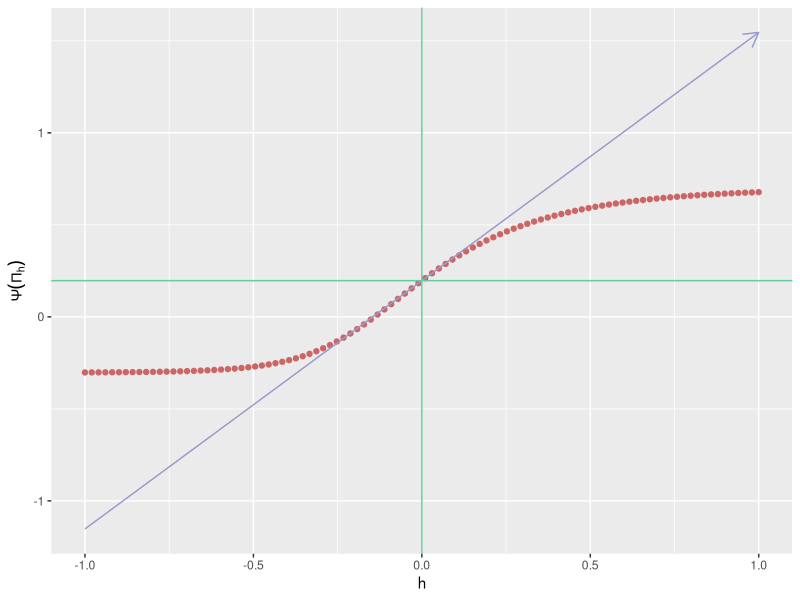
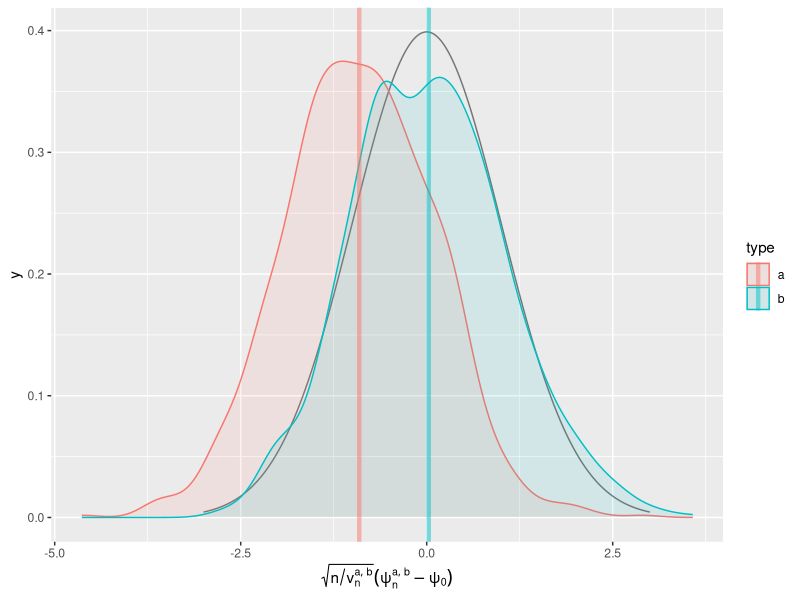

Write R code to recreate these figures, in order. (Note: this script raises an error after producing the figures.)
## ----setup, echo = FALSE-------------------------------------------------
knitr::opts_chunk$set(
  fig.height = 4, 
  fig.path = 'img/',
  fig.width = 12,
  message = FALSE,
  size = "tiny",
  warning = FALSE,
  warnings = FALSE
)

## ----visible-setup-------------------------------------------------------
set.seed(54321) ## because reproducibility matters...
suppressMessages(library(R.utils)) ## make sure it is installed
suppressMessages(library(tidyverse)) ## make sure it is installed
suppressMessages(library(ggplot2)) ## make sure it is installed
suppressMessages(library(caret)) ## make sure it is installed
expit <- plogis
logit <- qlogis

## ----simulation----------------------------------------------------------
draw_from_experiment <- function(n, full = FALSE) {
  ## preliminary
  n <- Arguments$getInteger(n, c(1, Inf))
  full <- Arguments$getLogical(full)
  ## ## 'Gbar' and 'Qbar' factors
  Gbar <- function(W) {
    expit(-0.2 + 3 * sqrt(W) - 1.5 * W)
  }
  Qbar <- function(AW) {
    A <- AW[, 1]
    W <- AW[, 2]
    ## A * cos((1 + W) * pi / 5) + (1 - A) * sin((1 + W^2) * pi / 4)
    A * (cos((1 + W) * pi / 5) + (1/3 <= W & W <= 1/2) / 10) +
      (1 - A) * (sin(4 * W^2 * pi) / 4 + 1/2) 
  }
  ## sampling
  ## ## context
  W <- runif(n)
  ## ## counterfactual rewards
  zeroW <- cbind(A = 0, W)
  oneW <- cbind(A = 1, W)
  Qbar.zeroW <- Qbar(zeroW)
  Qbar.oneW <- Qbar(oneW)
  Yzero <- rbeta(n, shape1 = 2, shape2 = 2 * (1 - Qbar.zeroW) / Qbar.zeroW)
  Yone <- rbeta(n, shape1 = 3, shape2 = 3 * (1 - Qbar.oneW) / Qbar.oneW)
  ## ## action undertaken
  A <- rbinom(n, size = 1, prob = Gbar(W))
  ## ## actual reward
  Y <- A * Yone + (1 - A) * Yzero
  ## ## observation
  if (full) {
    obs <- cbind(W = W, Yzero = Yzero, Yone = Yone, A = A, Y = Y)
  } else {
    obs <- cbind(W = W, A = A, Y = Y)
  }
  attr(obs, "Gbar") <- Gbar
  attr(obs, "Qbar") <- Qbar
  attr(obs, "QW") <- dunif
  ##
  return(obs)
}

## ----draw-five-obs-------------------------------------------------------
(five_obs <- draw_from_experiment(5))

## ----DAG-----------------------------------------------------------------
## plot the causal diagram

## ----approx-psi-zero-a---------------------------------------------------
B <- 1e6 ## Antoine: 1e6 eventually
full_obs <- draw_from_experiment(B, full = TRUE)
(psi_hat <- mean(full_obs[, "Yone"] - full_obs[, "Yzero"]))

## ----approx-psi-zero-b---------------------------------------------------
sd_hat <- sd(full_obs[, "Yone"] - full_obs[, "Yzero"])
alpha <- 0.05
(psi_CI <- psi_hat + c(-1, 1) * qnorm(1 - alpha / 2) * sd_hat / sqrt(B))

## ----another-simulation--------------------------------------------------
draw_from_another_experiment <- function(n, h = 0) {
  ## preliminary
  n <- Arguments$getInteger(n, c(1, Inf))
  h <- Arguments$getNumeric(h)
  ## ## 'Gbar' and 'Qbar' factors
  Gbar <- function(W) {
    sin((1 + W) * pi / 6)
  }
  Qbar <- function(AW, hh = h) {
    A <- AW[, 1]
    W <- AW[, 2]
    expit( logit( A *  W + (1 - A) * W^2 ) +
           hh * 10 * sqrt(W) * A )
  }
  ## sampling
  ## ## context
  W <- runif(n, min = 1/10, max = 9/10)
  ## ## action undertaken
  A <- rbinom(n, size = 1, prob = Gbar(W))
  ## ## reward
  shape1 <- 4
  QAW <- Qbar(cbind(A, W))
  Y <- rbeta(n, shape1 = shape1, shape2 = shape1 * (1 - QAW) / QAW)
  ## ## observation
  obs <- cbind(W = W, A = A, Y = Y)
  attr(obs, "Gbar") <- Gbar
  attr(obs, "Qbar") <- Qbar
  attr(obs, "QW") <- function(x){dunif(x, min = 1/10, max = 9/10)}
  attr(obs, "shape1") <- shape1
  ##
  return(obs)
}

## ----approx-psi-one------------------------------------------------------
five_obs_from_another_experiment <- draw_from_another_experiment(5)
integrand <- function(w) {
  Qbar <- attr(five_obs_from_another_experiment, "Qbar")
  QW <- attr(five_obs_from_another_experiment, "QW")
  ( Qbar(cbind(1, w)) - Qbar(cbind(0, w)) ) * QW(w)
}
(psi_Pi_zero <- integrate(integrand, lower = 0, upper = 1)$val)

## ----psi-approx-psi-one,  fig.cap =  "Evolution of statistical parameter $\\Psi$ along fluctuation $\\{\\Pi_{h} : h \\in H\\}$."----
approx <- seq(-1, 1, length.out = 1e2)
psi_Pi_h <- sapply(approx, function(t) {
  obs_from_another_experiment <- draw_from_another_experiment(1, h = t)
  integrand <- function(w) {
    Qbar <- attr(obs_from_another_experiment, "Qbar")
    QW <- attr(obs_from_another_experiment, "QW")
    ( Qbar(cbind(1, w)) - Qbar(cbind(0, w)) ) * QW(w)
  }
  integrate(integrand, lower = 0, upper = 1)$val  
})
slope_approx <- (psi_Pi_h - psi_Pi_zero) / approx
slope_approx <- slope_approx[min(which(approx > 0))]
ggplot() +
  geom_point(data = data.frame(x = approx, y = psi_Pi_h), aes(x, y),
             color = "#CC6666") +
  geom_segment(aes(x = -1, y = psi_Pi_zero - slope_approx,
                   xend = 1, yend = psi_Pi_zero + slope_approx),
               arrow = arrow(length = unit(0.03, "npc")),
               color = "#9999CC") +
  geom_vline(xintercept = 0, color = "#66CC99") +
  geom_hline(yintercept = psi_Pi_zero, color = "#66CC99") +
  labs(x = "h", y = expression(Psi(Pi[h]))) 

## ----eic-----------------------------------------------------------------
eic <- function(obs, psi) {
  Qbar <- attr(obs, "Qbar")
  Gbar <- attr(obs, "Gbar")
  QAW <- Qbar(obs[, c("A", "W")])
  gW <- Gbar(obs[, "W"])
  lgAW <- obs[, "A"] * gW + (1 - obs[, "A"]) * (1 - gW)
  ( Qbar(cbind(1, obs[, "W"])) - Qbar(cbind(0, obs[, "W"])) - psi ) +
    (2 * obs[, "A"] - 1) / lgAW * (obs[, "Y"] - QAW)
}

(eic(five_obs, psi = psi_hat))
(eic(five_obs_from_another_experiment, psi = psi_Pi_zero))

## ----cramer-rao----------------------------------------------------------
obs <- draw_from_experiment(B)
(cramer_rao_hat <- var(eic(obs, psi = psi_hat)))

## ----cramer-rao-another-experiment---------------------------------------
obs_from_another_experiment <- draw_from_another_experiment(B)
(cramer_rao_Pi_zero_hat <- var(eic(obs_from_another_experiment, psi = 59/300)))
(ratio <- sqrt(cramer_rao_Pi_zero_hat/cramer_rao_hat))

## ----recover-slope-------------------------------------------------------
sigma0_draw_from_another_experiment <- function(obs) { 
  ## preliminary
  Qbar <- attr(obs, "Qbar")
  QAW <- Qbar(obs[, c("A", "W")])
  shape1 <- Arguments$getInteger(attr(obs, "shape1"), c(1, Inf))
  ## computations
  betaAW <- shape1 * (1 - QAW) / QAW
  out <- log(1 - obs[, "Y"])
  for (int in 1:shape1) {
    out <- out + 1/(int - 1 + betaAW)
  }
  out <- - out * shape1 * (1 - QAW) / QAW * 10 * sqrt(obs[, "W"]) * obs[, "A"]
  ## no need to center given how we will use it
  return(out)
}

vars <- eic(obs_from_another_experiment, psi = 59/300) *
  sigma0_draw_from_another_experiment(obs_from_another_experiment)
sd_hat <- sd(vars)
(slope_hat <- mean(vars))
(slope_CI <- slope_hat + c(-1, 1) * qnorm(1 - alpha / 2) * sd_hat / sqrt(B))

## ----known-Gbar-one-a----------------------------------------------------
Gbar <- attr(obs, "Gbar")

iter <- 1e3

## ----known-Gbar-one-b, fig.cap = "Kernel density estimators of the law of two estimators of $\\psi_{0}$ (recentered and renormalized), one of them misconceived (a), the other assuming that $\\Gbar_{0}$ is known (b). Built based on `iter` independent realizations of each estimator."----
psi_hat_ab <- obs %>% as_tibble() %>% mutate(id = 1:n() %% iter) %>%
  mutate(lgAW = A * Gbar(W) + (1 - A) * (1 - Gbar(W))) %>% group_by(id) %>%
  summarize(est_a = mean(Y[A==1]) - mean(Y[A==0]),
            est_b = mean(Y * (2 * A - 1) / lgAW),
            std_b = sd(Y * (2 * A - 1) / lgAW) / sqrt(n()),
            clt_b = (est_b - psi_hat) / std_b)
std_a <- sd(psi_hat_ab$est_a)
psi_hat_ab <- psi_hat_ab %>%
  mutate(std_a = std_a,
         clt_a = (est_a - psi_hat) / std_a) %>% 
  gather(key, value, -id) %>%
  extract(key, c("what", "type"), "([^_]+)_([ab])") %>%
  spread(what, value)

(bias_ab <- psi_hat_ab %>% group_by(type) %>% summarise(bias = mean(clt)))

debug(ggplot2::stat_density)
fig <- ggplot() +
  geom_line(aes(x = x, y = y), 
            data = tibble(x = seq(-3, 3, length.out = 1e3),
                          y = dnorm(x)),
            linetype = 1, alpha = 0.5) +
  geom_density(aes(clt, fill = type, colour = type),
               psi_hat_ab, alpha = 0.1) +
  geom_vline(aes(xintercept = bias, colour = type),
             bias_ab, size = 1.5, alpha = 0.5)
  
fig +
  labs(x = expression(paste(sqrt(n/v[n]^{list(a, b)})*(psi[n]^{list(a, b)} - psi[0]))))

## ----unknown-Gbar-one----------------------------------------------------
estimate_G <- function(dat, algorithm, ...) {
  if (!attr(algorithm, "ML")) {
    fit <- working_model_G[[1]](formula = working_model_G[[2]], data = dat)
    Ghat <- function(newdata) {
      predict(fit, newdata, type = "response")
    }
  } else {
    fit <- algorithm(dat, ...)
    Qhat <- function(newdata) {
      caret::predict.train(fit, newdata)
    }
  }
  return(Ghat)
}

predict_lGAW <- function(A, W, algorithm, threshold = 0.05, ...) {
  ## a wrapper to use in a call to 'mutate'
  ## (a) fit the working model
  dat <- data.frame(A = A, W = W)
  Ghat <- estimate_G(dat, algorithm, ...)
  ## (b) make predictions based on the fit
  Ghat_W <- Ghat(dat)
  lGAW <- A * Ghat_W + (1 - A) * (1 - Ghat_W)
  pmin(1 - threshold, pmax(lGAW, threshold))
}

## ----unknown-Gbar-two----------------------------------------------------
working_model_G_one <- list(
  model = function(...) {glm(family = binomial(), ...)},
  formula = as.formula(
    paste("A ~",
          paste("I(W^", seq(1/2, 2, by = 1/2), sep = "", collapse = ") + "),
          ")")
  ))
attr(working_model_G_one, "ML") <- FALSE
working_model_G_one$formula

## ----unknown-Gbar-two-bis------------------------------------------------
psi_hat_c <- obs %>% as_tibble() %>% mutate(id = 1:n() %% iter) %>%
  group_by(id) %>%
  mutate(lgAW = predict_lGAW(A, W, working_model_G_one)) %>%
  summarize(est = mean(Y * (2 * A - 1) / lgAW),
            try = sd(Y * (2 * A - 1) / lgAW) / sqrt(n()))
std_c <- sd(psi_hat_c$est)
psi_hat_abc <- psi_hat_c %>%
  mutate(std = std_c,
         try = try,
         clt = (est - psi_hat) / std,
         type = "c") %>%
  full_join(psi_hat_ab)

(bias_abc <- psi_hat_abc %>% group_by(type) %>% summarise(bias = mean(clt)))

## ----unknown-Gbar-three, fig.cap = "Kernel density estimators of the law of three estimators of $\\psi_{0}$  (recentered and renormalized), one of them misconceived (a), one assuming that $\\Gbar_{0}$ is known (b) and one that hinges on the estimation of $\\Gbar_{0}$ (c). The present figure includes Figure \\@ref(fig:known-Gbar-one-b) (but the colors differ). Built based on `iter` independent realizations of each estimator."----
fig +
  geom_density(aes(clt, fill = type, colour = type), psi_hat_abc, alpha = 0.1) +
  geom_vline(aes(xintercept = bias, colour = type),
             bias_abc, size = 1.5, alpha = 0.5) +
  xlim(-3, 3) + 
  labs(x = expression(paste(sqrt(n/v[n]^{list(a, b, c)})*
                            (psi[n]^{list(a, b, c)} - psi[0]))))

## ----unknown-Gbar-four, fig.cap  = "Quantile-quantile plot of the standard normal law against the empirical laws  of three estimators of $\\psi_{0}$, one of them misconceived (a), one assuming that $\\Gbar_{0}$ is known (b) and one that hinges on the estimation of $\\Gbar_{0}$ (c). Built based on `iter` independent realizations of each estimator."----
ggplot(psi_hat_abc, aes(sample = clt, fill = type, colour = type)) +
  geom_abline(intercept = 0, slope = 1, alpha = 0.5) +
  geom_qq(alpha = 1)

## ----exercises-one, eval = FALSE-----------------------------------------
## powers <- ## make sure '1/2' and '1' belong to 'powers', eg
##   seq(1/4, 3, by = 1/4)
## working_model_G_two <- list(
##   model = function(...) {glm(family = binomial(), ...)},
##   formula = as.formula(
##     paste("A ~",
##           paste("I(W^", powers, sep = "", collapse = ") + "),
##           ")")
##   ))
## attr(working_model_G_two, "ML") <- FALSE

## ----exercises-two, eval = TRUE------------------------------------------
transform <- c("cos", "sin", "sqrt", "log", "exp")
working_model_G_three <- list(
  model = function(...) {glm(family = binomial(), ...)},
  formula = as.formula(
    paste("A ~",
          paste("I(", transform, sep = "", collapse = "(W)) + "),
          "(W))")
  ))
attr(working_model_G_three, "ML") <- FALSE
(working_model_G_three$formula)

## ----estimating-Qbar-one-------------------------------------------------
estimate_Q <- function(dat, algorithm, ...) {
  if (!attr(algorithm, "ML")) {
    fit <- working_model_Q[[1]](formula = working_model_Q[[2]], data = dat)
    Qhat <- function(newdata) {
      predict(fit, newdata, type = "response")
    }
  } else {
    fit <- algorithm(dat, ...)
    Qhat <- function(newdata) {
      caret::predict.train(fit, newdata)
    }    
  }
  return(Qhat)
}

predict_QAW <- function(Y, A, W, algorithm, blip = FALSE, ...) {
  ## a wrapper to use in a call to 'mutate'
  ## (a) carry out the estimation based on 'algorithm'
  dat <- data.frame(Y = Y, A = A, W = W)
  Qhat <- estimate_Q(dat, algorithm, ...)
  ## (b) make predictions based on the fit
  if (!blip) {
    pred <- Qhat(dat)
  } else {
    pred <- Qhat(data.frame(A = 1, W = W)) - Qhat(data.frame(A = 0, W = W))
  }
  return(pred)
}

working_model_Q_one <- list(
  model = function(...) {glm(family = binomial(), ...)},
  formula = as.formula(
    paste("Y ~ A * (",
          paste("I(W^", seq(1/2, 2, by = 1/2), sep = "", collapse = ") + "),
          "))")
  ))
attr(working_model_Q_one, "ML") <- FALSE
working_model_Q_one$formula

working_model_Q_two <- list(
  model = function(...) {glm(family = binomial(), ...)},
  formula = as.formula(
    paste("Y ~ A * (",
          paste("I(W^", seq(1/2, 3, by = 1/2), sep = "", collapse = ") + "),
          "))")
  ))
attr(working_model_Q_two, "ML") <- FALSE
working_model_Q_two$formula

psi_hat_de <- obs %>% as_tibble() %>% mutate(id = 1:n() %% iter) %>%
  group_by(id) %>%
  mutate(blipQW_d = predict_QAW(Y, A, W, working_model_Q_one, blip = TRUE),
         blipQW_e = predict_QAW(Y, A, W, working_model_Q_two, blip = TRUE)) %>%
  summarize(est_d = mean(blipQW_d),
            est_e = mean(blipQW_e))

std_d <- sd(psi_hat_de$est_d)
std_e <- sd(psi_hat_de$est_e)
psi_hat_de <- psi_hat_de %>%
  mutate(std_d = std_d,
         clt_d = (est_d - psi_hat) / std_d,
         std_e = std_e,
         clt_e = (est_e - psi_hat) / std_e) %>% 
  gather(key, value, -id) %>%
  extract(key, c("what", "type"), "([^_]+)_([de])") %>%
  spread(what, value)

(bias_de <- psi_hat_de %>% group_by(type) %>% summarize(bias = mean(clt)))

fig <- ggplot() +
  geom_line(aes(x = x, y = y), 
            data = tibble(x = seq(-3, 3, length.out = 1e3),
                          y = dnorm(x)),
            linetype = 1, alpha = 0.5) +
  geom_density(aes(clt, fill = type, colour = type),
               psi_hat_de, alpha = 0.1) +
  geom_vline(aes(xintercept = bias, colour = type),
             bias_de, size = 1.5, alpha = 0.5)
  
fig +
  labs(x = expression(paste(sqrt(n/v[n]^{list(d, e)})*(psi[n]^{list(d, e)} - psi[0]))))


## ----estimating-Qbar-two, eval = FALSE-----------------------------------
## estimate_Q <- function(dat, algorithm, ...) {
##   fit <- algorithm(dat, ...)
##   Qhat <- function(newdata) {
##     caret::predict.train(fit, newdata)
##   }
##   return(Qhat)
## }
## 
## 
## kknn_algo <- function(dat, ...) {
##   control <- trainControl(method = "cv", number = 2,
##                           allowParallel = TRUE)
##   grid <- expand.grid(kmax = c(3, 5, 7),
##                       distance = 2,
##                       kernel = "optimal")
##   caret::train(Y ~ I(10*A) + W,
##                data = dat,
##                method = "kknn",
##                trControl = control,
##                tuneGrid = grid,
##                verbose = FALSE)
## }
## 
## rf_algo <- function(dat) {
##   control <- trainControl(method = "cv", number = 2,
##                           allowParallel = TRUE)
##   grid <- expand.grid(mtry = 2)
##   caret::train(Y ~ I(10*A) + W,
##                data = dat,
##                method = "rf",
##                trControl = control,
##                tuneGrid = grid,
##                verbose = FALSE)
## }
## 
## xgb_tree_algo <- function(dat) {
##   control <- trainControl(method = "cv", number = 2,
##                           allowParallel = TRUE)
##   grid <- expand.grid(nrounds = 350,
##                       max_depth = c(4, 6),
##                       eta = c(0.05, 0.1),
##                       gamma = 0.01,
##                       colsample_bytree = 0.75,
##                       subsample = 0.5,
##                       min_child_weight = 0)
##   caret::train(Y ~ I(10*A) + W,
##                data = dat,
##                method = "xgbTree",
##                trControl = control,
##                tuneGrid = grid,
##                verbose = FALSE)
## }
## 
## 

## ----exercises-three, eval = FALSE---------------------------------------
## gbm_algo <- function(dat) {
##   fit_control <- trainControl(method = "cv", number = 2)
##   formula <- as.formula(
##     paste("Y ~ A *",
##           paste("I(W^", seq_len(10), sep = "", collapse = ") + "),
##           ")"))
##   caret::train(formula,
##                data = dat,
##                method = "gbm",
##                trControl = fit_control,
##                verbose = FALSE)
## }
## 
## npreg <- list(
##   label = "Kernel regression",
##   type = "Regression",
##   library = "np",
##   parameters = data.frame(parameter =
##                             c("subsample", "regtype",
##                               "ckertype", "ckerorder"),
##                           class = c("integer", "character",
##                                     "character", "integer"),
##                           label = c("#subsample", "regtype",
##                                     "ckertype", "ckerorder")),
##   grid = function(x, y, len = NULL, search = "grid") {
##     if (!identical(search, "grid")) {
##       stop("No random search implemented.\n")
##     } else {
##       out <- expand.grid(subsample = c(50, 100),
##                          regtype = c("lc", "ll"),
##                          ckertype =
##                            c("gaussian",
##                              "epanechnikov",
##                              "uniform"),
##                          ckerorder = seq(2, 8, 2))
##     }
##     return(out)
##   },
##   fit = function(x, y, wts, param, lev, last, classProbs, ...) {
##     ny <- length(y)
##     if (ny > param$subsample) {
##       ## otherwise far too slow for what we intend to do here...
##       keep <- sample.int(ny, param$subsample)
##       x <- x[keep, ]
##       y <- y[keep]
##     }
##     bw <- np::npregbw(xdat = as.data.frame(x), ydat = y,
##                       regtype = param$regtype,
##                       ckertype = param$ckertype,
##                       ckerorder = param$ckerorder,
##                       remin = FALSE, ftol = 0.01, tol = 0.01,
##                       ...)
##     np::npreg(bw)
##   },
##   predict = function (modelFit, newdata, preProc = NULL, submodels = NULL) {
##     if (!is.data.frame(newdata)) {
##       newdata <- as.data.frame(newdata)
##     }
##     np:::predict.npregression(modelFit, se.fit = FALSE, newdata)
##   },
##   sort = function(x) {
##     x[order(x$regtype, x$ckerorder), ]
##   },
##   loop = NULL, prob = NULL, levels = NULL
## )
## 
## grid <- data.frame(subsample = 100,
##                    regtype = "lc",
##                    ckertype = "gaussian",
##                    ckerorder = 4,
##                    stringsAsFactors = FALSE)
## control <- trainControl(method = "cv", number = 2,
##                         predictionBounds = c(0, 1),
##                         allowParallel = TRUE)
## fit_npreg <- train(working_model_Q_one$formula,
##                    data = obs[1:1e3, ],
##                    method = npreg,
##                    trControl = control,
##                    tuneGrid = grid)
## 
## ## pred <- predict(fit_npreg, newdata = obs)
## 
